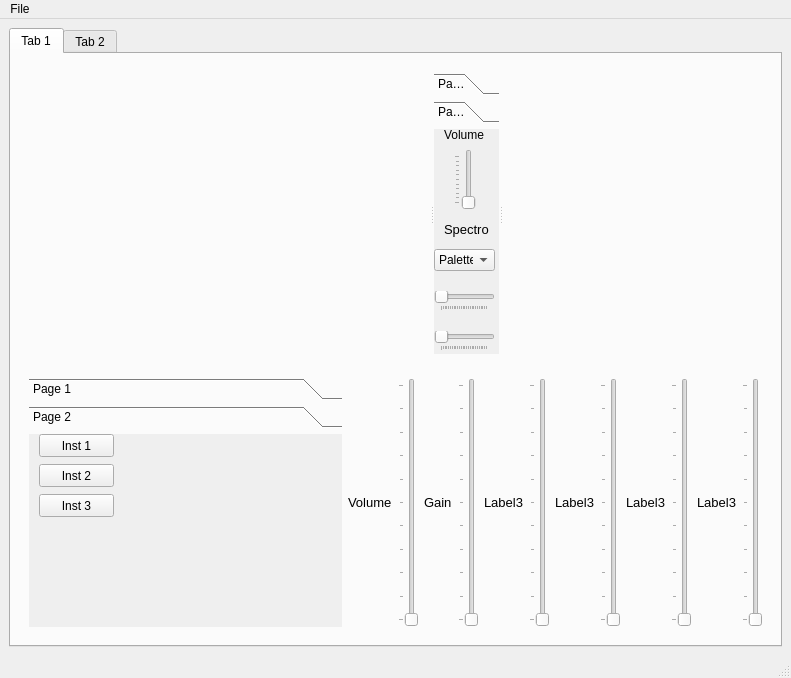
<?xml version="1.0" encoding="UTF-8"?>
<ui version="4.0">
 <class>MainWindow</class>
 <widget class="QMainWindow" name="MainWindow">
  <property name="geometry">
   <rect>
    <x>0</x>
    <y>0</y>
    <width>791</width>
    <height>678</height>
   </rect>
  </property>
  <property name="maximumSize">
   <size>
    <width>1024</width>
    <height>700</height>
   </size>
  </property>
  <property name="windowTitle">
   <string>MainWindow</string>
  </property>
  <widget class="QWidget" name="centralwidget">
   <layout class="QGridLayout" name="gridLayout">
    <item row="0" column="0">
     <widget class="QTabWidget" name="tabWidget">
      <property name="currentIndex">
       <number>0</number>
      </property>
      <widget class="QWidget" name="tab_5">
       <attribute name="title">
        <string>Tab 1</string>
       </attribute>
       <layout class="QGridLayout" name="gridLayout_2">
        <item row="0" column="0">
         <layout class="QVBoxLayout" name="verticalLayout">
          <item>
           <widget class="QWidget" name="widget_3" native="true">
            <property name="minimumSize">
             <size>
              <width>0</width>
              <height>300</height>
             </size>
            </property>
            <widget class="QSplitter" name="splitter">
             <property name="geometry">
              <rect>
               <x>10</x>
               <y>10</y>
               <width>721</width>
               <height>281</height>
              </rect>
             </property>
             <property name="orientation">
              <enum>Qt::Horizontal</enum>
             </property>
             <widget class="QWidget" name="MainGraph" native="true">
              <property name="enabled">
               <bool>true</bool>
              </property>
              <property name="minimumSize">
               <size>
                <width>400</width>
                <height>0</height>
               </size>
              </property>
             </widget>
             <widget class="QWidget" name="MainSpectroControls_3" native="true">
              <property name="minimumSize">
               <size>
                <width>60</width>
                <height>0</height>
               </size>
              </property>
              <property name="maximumSize">
               <size>
                <width>65</width>
                <height>16777215</height>
               </size>
              </property>
              <widget class="QToolBox" name="MainControl">
               <property name="geometry">
                <rect>
                 <x>0</x>
                 <y>0</y>
                 <width>69</width>
                 <height>281</height>
                </rect>
               </property>
               <property name="currentIndex">
                <number>1</number>
               </property>
               <widget class="QWidget" name="page_13">
                <property name="geometry">
                 <rect>
                  <x>0</x>
                  <y>0</y>
                  <width>69</width>
                  <height>219</height>
                 </rect>
                </property>
                <attribute name="label">
                 <string>Page 1</string>
                </attribute>
                <widget class="QPushButton" name="SpectroButton">
                 <property name="geometry">
                  <rect>
                   <x>0</x>
                   <y>20</y>
                   <width>61</width>
                   <height>23</height>
                  </rect>
                 </property>
                 <property name="text">
                  <string>Spectro</string>
                 </property>
                </widget>
                <widget class="QPushButton" name="PlayButton">
                 <property name="geometry">
                  <rect>
                   <x>0</x>
                   <y>60</y>
                   <width>61</width>
                   <height>23</height>
                  </rect>
                 </property>
                 <property name="text">
                  <string>Play</string>
                 </property>
                </widget>
                <widget class="QPushButton" name="OpenFileButton">
                 <property name="geometry">
                  <rect>
                   <x>0</x>
                   <y>0</y>
                   <width>61</width>
                   <height>23</height>
                  </rect>
                 </property>
                 <property name="styleSheet">
                  <string notr="true">radius:&quot;3&quot;;</string>
                 </property>
                 <property name="text">
                  <string>Open File</string>
                 </property>
                </widget>
                <widget class="QPushButton" name="PauseButton">
                 <property name="geometry">
                  <rect>
                   <x>0</x>
                   <y>80</y>
                   <width>61</width>
                   <height>23</height>
                  </rect>
                 </property>
                 <property name="text">
                  <string>Stop</string>
                 </property>
                </widget>
                <widget class="QPushButton" name="FasterButton">
                 <property name="geometry">
                  <rect>
                   <x>0</x>
                   <y>140</y>
                   <width>61</width>
                   <height>23</height>
                  </rect>
                 </property>
                 <property name="text">
                  <string>Faster</string>
                 </property>
                </widget>
                <widget class="QPushButton" name="SlowerButton">
                 <property name="geometry">
                  <rect>
                   <x>0</x>
                   <y>120</y>
                   <width>61</width>
                   <height>23</height>
                  </rect>
                 </property>
                 <property name="text">
                  <string>Slower</string>
                 </property>
                </widget>
                <widget class="QPushButton" name="ZoomInButton">
                 <property name="geometry">
                  <rect>
                   <x>0</x>
                   <y>180</y>
                   <width>61</width>
                   <height>23</height>
                  </rect>
                 </property>
                 <property name="text">
                  <string>Zoom in</string>
                 </property>
                </widget>
                <widget class="QPushButton" name="ZoomOutButton">
                 <property name="geometry">
                  <rect>
                   <x>0</x>
                   <y>200</y>
                   <width>61</width>
                   <height>23</height>
                  </rect>
                 </property>
                 <property name="text">
                  <string>Zoom out</string>
                 </property>
                </widget>
               </widget>
               <widget class="QWidget" name="page_14">
                <property name="geometry">
                 <rect>
                  <x>0</x>
                  <y>0</y>
                  <width>69</width>
                  <height>219</height>
                 </rect>
                </property>
                <attribute name="label">
                 <string>Page 2</string>
                </attribute>
                <widget class="QSlider" name="AudioVolumeSlider">
                 <property name="geometry">
                  <rect>
                   <x>20</x>
                   <y>20</y>
                   <width>22</width>
                   <height>61</height>
                  </rect>
                 </property>
                 <property name="maximum">
                  <number>10</number>
                 </property>
                 <property name="orientation">
                  <enum>Qt::Vertical</enum>
                 </property>
                 <property name="tickPosition">
                  <enum>QSlider::TicksAbove</enum>
                 </property>
                 <property name="tickInterval">
                  <number>1</number>
                 </property>
                </widget>
                <widget class="QLabel" name="MainVolumeLabel_3">
                 <property name="geometry">
                  <rect>
                   <x>10</x>
                   <y>-10</y>
                   <width>51</width>
                   <height>31</height>
                  </rect>
                 </property>
                 <property name="font">
                  <font>
                   <pointsize>9</pointsize>
                  </font>
                 </property>
                 <property name="text">
                  <string>Volume</string>
                 </property>
                </widget>
                <widget class="QLabel" name="SpectroLabel_3">
                 <property name="geometry">
                  <rect>
                   <x>10</x>
                   <y>90</y>
                   <width>47</width>
                   <height>21</height>
                  </rect>
                 </property>
                 <property name="font">
                  <font>
                   <pointsize>10</pointsize>
                  </font>
                 </property>
                 <property name="text">
                  <string>Spectro</string>
                 </property>
                </widget>
                <widget class="QComboBox" name="PaletteComboBox">
                 <property name="geometry">
                  <rect>
                   <x>0</x>
                   <y>120</y>
                   <width>61</width>
                   <height>22</height>
                  </rect>
                 </property>
                 <item>
                  <property name="text">
                   <string>Palettes</string>
                  </property>
                 </item>
                </widget>
                <widget class="QSlider" name="Spec_minSLider">
                 <property name="geometry">
                  <rect>
                   <x>0</x>
                   <y>162</y>
                   <width>61</width>
                   <height>20</height>
                  </rect>
                 </property>
                 <property name="maximum">
                  <number>255</number>
                 </property>
                 <property name="orientation">
                  <enum>Qt::Horizontal</enum>
                 </property>
                 <property name="tickPosition">
                  <enum>QSlider::TicksBelow</enum>
                 </property>
                </widget>
                <widget class="QSlider" name="Spec_MaxSlider">
                 <property name="geometry">
                  <rect>
                   <x>0</x>
                   <y>202</y>
                   <width>61</width>
                   <height>20</height>
                  </rect>
                 </property>
                 <property name="maximum">
                  <number>255</number>
                 </property>
                 <property name="tracking">
                  <bool>true</bool>
                 </property>
                 <property name="orientation">
                  <enum>Qt::Horizontal</enum>
                 </property>
                 <property name="tickPosition">
                  <enum>QSlider::TicksBelow</enum>
                 </property>
                </widget>
               </widget>
              </widget>
             </widget>
             <widget class="QWidget" name="SpectroChannel" native="true">
              <property name="sizePolicy">
               <sizepolicy hsizetype="Preferred" vsizetype="Preferred">
                <horstretch>230</horstretch>
                <verstretch>0</verstretch>
               </sizepolicy>
              </property>
              <property name="minimumSize">
               <size>
                <width>0</width>
                <height>0</height>
               </size>
              </property>
             </widget>
            </widget>
           </widget>
          </item>
          <item>
           <widget class="QWidget" name="Equalizer_5" native="true">
            <layout class="QHBoxLayout" name="horizontalLayout_5">
             <item>
              <widget class="QToolBox" name="EqualizerControl">
               <property name="currentIndex">
                <number>1</number>
               </property>
               <widget class="QWidget" name="ImageDisplay">
                <property name="geometry">
                 <rect>
                  <x>0</x>
                  <y>0</y>
                  <width>191</width>
                  <height>161</height>
                 </rect>
                </property>
                <attribute name="label">
                 <string>Page 1</string>
                </attribute>
                <widget class="QLabel" name="ImageOFInstHolder">
                 <property name="geometry">
                  <rect>
                   <x>6</x>
                   <y>2</y>
                   <width>81</width>
                   <height>111</height>
                  </rect>
                 </property>
                 <property name="text">
                  <string>Image of Instr.</string>
                 </property>
                </widget>
               </widget>
               <widget class="QWidget" name="page_22">
                <property name="geometry">
                 <rect>
                  <x>0</x>
                  <y>0</y>
                  <width>191</width>
                  <height>161</height>
                 </rect>
                </property>
                <attribute name="label">
                 <string>Page 2</string>
                </attribute>
                <widget class="QPushButton" name="Instrument1">
                 <property name="geometry">
                  <rect>
                   <x>10</x>
                   <y>0</y>
                   <width>75</width>
                   <height>23</height>
                  </rect>
                 </property>
                 <property name="text">
                  <string>Inst 1</string>
                 </property>
                </widget>
                <widget class="QPushButton" name="Instrument2">
                 <property name="geometry">
                  <rect>
                   <x>10</x>
                   <y>30</y>
                   <width>75</width>
                   <height>23</height>
                  </rect>
                 </property>
                 <property name="text">
                  <string>Inst 2</string>
                 </property>
                </widget>
                <widget class="QPushButton" name="Instrument3">
                 <property name="geometry">
                  <rect>
                   <x>10</x>
                   <y>60</y>
                   <width>75</width>
                   <height>23</height>
                  </rect>
                 </property>
                 <property name="text">
                  <string>Inst 3</string>
                 </property>
                </widget>
               </widget>
              </widget>
             </item>
             <item>
              <widget class="QLabel" name="VolumeLabel_19">
               <property name="font">
                <font>
                 <pointsize>10</pointsize>
                </font>
               </property>
               <property name="text">
                <string>Volume</string>
               </property>
              </widget>
             </item>
             <item>
              <widget class="QSlider" name="EqualizerVolume">
               <property name="maximum">
                <number>10</number>
               </property>
               <property name="orientation">
                <enum>Qt::Vertical</enum>
               </property>
               <property name="tickPosition">
                <enum>QSlider::TicksAbove</enum>
               </property>
              </widget>
             </item>
             <item>
              <widget class="QLabel" name="VolumeLabel_20">
               <property name="font">
                <font>
                 <pointsize>10</pointsize>
                </font>
               </property>
               <property name="text">
                <string>Gain</string>
               </property>
              </widget>
             </item>
             <item>
              <widget class="QSlider" name="EqualizerGain">
               <property name="maximum">
                <number>10</number>
               </property>
               <property name="orientation">
                <enum>Qt::Vertical</enum>
               </property>
               <property name="tickPosition">
                <enum>QSlider::TicksAbove</enum>
               </property>
              </widget>
             </item>
             <item>
              <widget class="QLabel" name="VolumeLabel_21">
               <property name="font">
                <font>
                 <pointsize>10</pointsize>
                </font>
               </property>
               <property name="text">
                <string>Label3</string>
               </property>
              </widget>
             </item>
             <item>
              <widget class="QSlider" name="verticalSlider_24">
               <property name="maximum">
                <number>10</number>
               </property>
               <property name="orientation">
                <enum>Qt::Vertical</enum>
               </property>
               <property name="tickPosition">
                <enum>QSlider::TicksAbove</enum>
               </property>
              </widget>
             </item>
             <item>
              <widget class="QLabel" name="VolumeLabel_25">
               <property name="font">
                <font>
                 <pointsize>10</pointsize>
                </font>
               </property>
               <property name="text">
                <string>Label3</string>
               </property>
              </widget>
             </item>
             <item>
              <widget class="QSlider" name="verticalSlider_25">
               <property name="maximum">
                <number>10</number>
               </property>
               <property name="orientation">
                <enum>Qt::Vertical</enum>
               </property>
               <property name="tickPosition">
                <enum>QSlider::TicksAbove</enum>
               </property>
              </widget>
             </item>
             <item>
              <widget class="QLabel" name="VolumeLabel_26">
               <property name="font">
                <font>
                 <pointsize>10</pointsize>
                </font>
               </property>
               <property name="text">
                <string>Label3</string>
               </property>
              </widget>
             </item>
             <item>
              <widget class="QSlider" name="verticalSlider_26">
               <property name="maximum">
                <number>10</number>
               </property>
               <property name="orientation">
                <enum>Qt::Vertical</enum>
               </property>
               <property name="tickPosition">
                <enum>QSlider::TicksAbove</enum>
               </property>
              </widget>
             </item>
             <item>
              <widget class="QLabel" name="VolumeLabel_27">
               <property name="font">
                <font>
                 <pointsize>10</pointsize>
                </font>
               </property>
               <property name="text">
                <string>Label3</string>
               </property>
              </widget>
             </item>
             <item>
              <widget class="QSlider" name="verticalSlider_27">
               <property name="maximum">
                <number>10</number>
               </property>
               <property name="orientation">
                <enum>Qt::Vertical</enum>
               </property>
               <property name="tickPosition">
                <enum>QSlider::TicksAbove</enum>
               </property>
              </widget>
             </item>
            </layout>
           </widget>
          </item>
         </layout>
        </item>
       </layout>
      </widget>
      <widget class="QWidget" name="tab_6">
       <attribute name="title">
        <string>Tab 2</string>
       </attribute>
       <layout class="QHBoxLayout" name="horizontalLayout">
        <item>
         <widget class="QStackedWidget" name="stackedWidget">
          <property name="currentIndex">
           <number>0</number>
          </property>
          <widget class="QWidget" name="page_19">
           <layout class="QHBoxLayout" name="horizontalLayout_3">
            <item>
             <layout class="QHBoxLayout" name="horizontalLayout_2">
              <item>
               <widget class="QPushButton" name="xylophone">
                <property name="sizePolicy">
                 <sizepolicy hsizetype="Preferred" vsizetype="Preferred">
                  <horstretch>0</horstretch>
                  <verstretch>0</verstretch>
                 </sizepolicy>
                </property>
                <property name="maximumSize">
                 <size>
                  <width>16777215</width>
                  <height>200</height>
                 </size>
                </property>
                <property name="styleSheet">
                 <string notr="true">#xylophone {
border-image: url(F:/SBME 3/dsp/Task3_DSP/xylophone.PNG) 1 5 1 5 ;
}</string>
                </property>
                <property name="text">
                 <string/>
                </property>
               </widget>
              </item>
              <item>
               <widget class="QPushButton" name="piano">
                <property name="sizePolicy">
                 <sizepolicy hsizetype="Preferred" vsizetype="Preferred">
                  <horstretch>0</horstretch>
                  <verstretch>0</verstretch>
                 </sizepolicy>
                </property>
                <property name="maximumSize">
                 <size>
                  <width>16777215</width>
                  <height>200</height>
                 </size>
                </property>
                <property name="styleSheet">
                 <string notr="true">#piano {
border-image: url(F:/SBME 3/dsp/Task3_DSP/piano.PNG) 1 5 1 5 ;
}</string>
                </property>
                <property name="text">
                 <string/>
                </property>
               </widget>
              </item>
              <item>
               <widget class="QPushButton" name="bangos">
                <property name="sizePolicy">
                 <sizepolicy hsizetype="Preferred" vsizetype="Preferred">
                  <horstretch>0</horstretch>
                  <verstretch>0</verstretch>
                 </sizepolicy>
                </property>
                <property name="maximumSize">
                 <size>
                  <width>16777215</width>
                  <height>200</height>
                 </size>
                </property>
                <property name="autoFillBackground">
                 <bool>false</bool>
                </property>
                <property name="styleSheet">
                 <string notr="true">#bangos {
border-image: url(F:/SBME 3/dsp/Task3_DSP/bongos.PNG) 1 5 1 5 ;
}</string>
                </property>
                <property name="text">
                 <string/>
                </property>
                <property name="autoDefault">
                 <bool>false</bool>
                </property>
                <property name="default">
                 <bool>false</bool>
                </property>
               </widget>
              </item>
             </layout>
            </item>
           </layout>
          </widget>
          <widget class="QWidget" name="page_20">
           <widget class="QPushButton" name="pianoA">
            <property name="geometry">
             <rect>
              <x>200</x>
              <y>230</y>
              <width>61</width>
              <height>161</height>
             </rect>
            </property>
            <property name="styleSheet">
             <string notr="true">background-color: rgb(255, 255, 255);</string>
            </property>
            <property name="text">
             <string>A</string>
            </property>
           </widget>
           <widget class="QPushButton" name="pianoS">
            <property name="geometry">
             <rect>
              <x>260</x>
              <y>230</y>
              <width>61</width>
              <height>161</height>
             </rect>
            </property>
            <property name="styleSheet">
             <string notr="true">background-color: rgb(255, 255, 255);</string>
            </property>
            <property name="text">
             <string>S</string>
            </property>
           </widget>
           <widget class="QPushButton" name="pianoD">
            <property name="geometry">
             <rect>
              <x>320</x>
              <y>230</y>
              <width>61</width>
              <height>161</height>
             </rect>
            </property>
            <property name="styleSheet">
             <string notr="true">background-color: rgb(255, 255, 255);</string>
            </property>
            <property name="text">
             <string>D</string>
            </property>
           </widget>
           <widget class="QPushButton" name="pianoF">
            <property name="geometry">
             <rect>
              <x>380</x>
              <y>230</y>
              <width>61</width>
              <height>161</height>
             </rect>
            </property>
            <property name="styleSheet">
             <string notr="true">background-color: rgb(255, 255, 255);</string>
            </property>
            <property name="text">
             <string>F</string>
            </property>
           </widget>
           <widget class="QPushButton" name="pianoG">
            <property name="geometry">
             <rect>
              <x>440</x>
              <y>230</y>
              <width>61</width>
              <height>161</height>
             </rect>
            </property>
            <property name="styleSheet">
             <string notr="true">background-color: rgb(255, 255, 255);</string>
            </property>
            <property name="text">
             <string>G</string>
            </property>
           </widget>
           <widget class="QPushButton" name="pianoH">
            <property name="geometry">
             <rect>
              <x>500</x>
              <y>230</y>
              <width>61</width>
              <height>161</height>
             </rect>
            </property>
            <property name="styleSheet">
             <string notr="true">background-color: rgb(255, 255, 255);</string>
            </property>
            <property name="text">
             <string>H</string>
            </property>
           </widget>
           <widget class="QPushButton" name="pianoJ">
            <property name="geometry">
             <rect>
              <x>560</x>
              <y>230</y>
              <width>61</width>
              <height>161</height>
             </rect>
            </property>
            <property name="styleSheet">
             <string notr="true">background-color: rgb(255, 255, 255);</string>
            </property>
            <property name="text">
             <string>J</string>
            </property>
           </widget>
           <widget class="QPushButton" name="pianoE">
            <property name="geometry">
             <rect>
              <x>240</x>
              <y>230</y>
              <width>31</width>
              <height>81</height>
             </rect>
            </property>
            <property name="styleSheet">
             <string notr="true">background-color: rgb(0, 0, 0);
color: rgb(255, 255, 255);</string>
            </property>
            <property name="text">
             <string>E</string>
            </property>
            <property name="shortcut">
             <string/>
            </property>
           </widget>
           <widget class="QPushButton" name="pianoR">
            <property name="geometry">
             <rect>
              <x>300</x>
              <y>230</y>
              <width>31</width>
              <height>81</height>
             </rect>
            </property>
            <property name="styleSheet">
             <string notr="true">background-color: rgb(0, 0, 0);
color: rgb(255, 255, 255);</string>
            </property>
            <property name="text">
             <string>R</string>
            </property>
           </widget>
           <widget class="QPushButton" name="pianoT">
            <property name="geometry">
             <rect>
              <x>420</x>
              <y>227</y>
              <width>31</width>
              <height>81</height>
             </rect>
            </property>
            <property name="styleSheet">
             <string notr="true">background-color: rgb(0, 0, 0);
color: rgb(255, 255, 255);</string>
            </property>
            <property name="text">
             <string>T</string>
            </property>
           </widget>
           <widget class="QPushButton" name="pianoY">
            <property name="geometry">
             <rect>
              <x>480</x>
              <y>227</y>
              <width>31</width>
              <height>81</height>
             </rect>
            </property>
            <property name="styleSheet">
             <string notr="true">background-color: rgb(0, 0, 0);
color: rgb(255, 255, 255);</string>
            </property>
            <property name="text">
             <string>Y</string>
            </property>
           </widget>
           <widget class="QPushButton" name="pianoU">
            <property name="geometry">
             <rect>
              <x>540</x>
              <y>230</y>
              <width>31</width>
              <height>81</height>
             </rect>
            </property>
            <property name="styleSheet">
             <string notr="true">background-color: rgb(0, 0, 0);
color: rgb(255, 255, 255);</string>
            </property>
            <property name="text">
             <string>U</string>
            </property>
           </widget>
           <widget class="QPushButton" name="pushButton_3">
            <property name="geometry">
             <rect>
              <x>30</x>
              <y>20</y>
              <width>93</width>
              <height>28</height>
             </rect>
            </property>
            <property name="text">
             <string>back to menu</string>
            </property>
           </widget>
           <widget class="QWidget" name="Pianowidget" native="true">
            <property name="geometry">
             <rect>
              <x>200</x>
              <y>150</y>
              <width>421</width>
              <height>80</height>
             </rect>
            </property>
            <property name="styleSheet">
             <string notr="true">background-color: rgb(0, 0, 0);</string>
            </property>
            <widget class="QLabel" name="Piano_label">
             <property name="geometry">
              <rect>
               <x>20</x>
               <y>10</y>
               <width>241</width>
               <height>41</height>
              </rect>
             </property>
             <property name="font">
              <font>
               <family>Lucida Calligraphy</family>
               <pointsize>20</pointsize>
              </font>
             </property>
             <property name="styleSheet">
              <string notr="true">color: rgb(255, 255, 255);</string>
             </property>
             <property name="text">
              <string>Classic Piano</string>
             </property>
            </widget>
           </widget>
          </widget>
          <widget class="QWidget" name="Bongos">
           <property name="styleSheet">
            <string notr="true">#RightBongo, #RightBongo_2 {
	border-radius: 150px;
}</string>
           </property>
           <widget class="QPushButton" name="MenuBongo">
            <property name="geometry">
             <rect>
              <x>30</x>
              <y>20</y>
              <width>93</width>
              <height>28</height>
             </rect>
            </property>
            <property name="text">
             <string>back to menu</string>
            </property>
           </widget>
           <widget class="QPushButton" name="RightBongo">
            <property name="geometry">
             <rect>
              <x>410</x>
              <y>130</y>
              <width>300</width>
              <height>300</height>
             </rect>
            </property>
            <property name="styleSheet">
             <string notr="true">background-color: rgb(250, 249, 246);</string>
            </property>
            <property name="text">
             <string>W</string>
            </property>
           </widget>
           <widget class="QWidget" name="widget" native="true">
            <property name="geometry">
             <rect>
              <x>350</x>
              <y>260</y>
              <width>61</width>
              <height>51</height>
             </rect>
            </property>
            <property name="styleSheet">
             <string notr="true">background-color: rgb(211, 141, 0);</string>
            </property>
           </widget>
           <widget class="QPushButton" name="LeftBongo">
            <property name="geometry">
             <rect>
              <x>50</x>
              <y>130</y>
              <width>300</width>
              <height>300</height>
             </rect>
            </property>
            <property name="styleSheet">
             <string notr="true">#LeftBongo {
border-radius: 150px;
	background-color: rgb(250, 249, 246);
}</string>
            </property>
            <property name="text">
             <string>Q</string>
            </property>
           </widget>
          </widget>
          <widget class="QWidget" name="page_24">
           <widget class="QPushButton" name="pushButton_5">
            <property name="geometry">
             <rect>
              <x>10</x>
              <y>10</y>
              <width>93</width>
              <height>28</height>
             </rect>
            </property>
            <property name="text">
             <string>back to menu</string>
            </property>
           </widget>
           <widget class="QWidget" name="lineXylo" native="true">
            <property name="geometry">
             <rect>
              <x>30</x>
              <y>120</y>
              <width>50</width>
              <height>261</height>
             </rect>
            </property>
            <property name="styleSheet">
             <string notr="true">background-color: rgb(255, 139, 93);
background-color: rgb(189, 137, 84);</string>
            </property>
           </widget>
           <widget class="QWidget" name="lineXylo2" native="true">
            <property name="geometry">
             <rect>
              <x>620</x>
              <y>150</y>
              <width>50</width>
              <height>221</height>
             </rect>
            </property>
            <property name="styleSheet">
             <string notr="true">background-color: rgb(255, 139, 93);
background-color: rgb(189, 137, 84);</string>
            </property>
           </widget>
           <widget class="QWidget" name="lineXylo3" native="true">
            <property name="geometry">
             <rect>
              <x>80</x>
              <y>190</y>
              <width>541</width>
              <height>41</height>
             </rect>
            </property>
            <property name="styleSheet">
             <string notr="true">background-color: rgb(255, 139, 93);
background-color: rgb(189, 137, 84);</string>
            </property>
           </widget>
           <widget class="QWidget" name="lineXylo4" native="true">
            <property name="geometry">
             <rect>
              <x>80</x>
              <y>290</y>
              <width>541</width>
              <height>41</height>
             </rect>
            </property>
            <property name="styleSheet">
             <string notr="true">background-color: rgb(255, 139, 93);
background-color: rgb(189, 137, 84);</string>
            </property>
           </widget>
           <widget class="QPushButton" name="xyloX">
            <property name="geometry">
             <rect>
              <x>190</x>
              <y>110</y>
              <width>41</width>
              <height>311</height>
             </rect>
            </property>
            <property name="styleSheet">
             <string notr="true">background-color: rgb(255, 170, 0);</string>
            </property>
            <property name="text">
             <string>X</string>
            </property>
           </widget>
           <widget class="QPushButton" name="xyloZ">
            <property name="geometry">
             <rect>
              <x>140</x>
              <y>90</y>
              <width>41</width>
              <height>331</height>
             </rect>
            </property>
            <property name="styleSheet">
             <string notr="true">background-color: rgb(255, 0, 0);</string>
            </property>
            <property name="text">
             <string>Z</string>
            </property>
           </widget>
           <widget class="QPushButton" name="xyloC">
            <property name="geometry">
             <rect>
              <x>240</x>
              <y>120</y>
              <width>41</width>
              <height>281</height>
             </rect>
            </property>
            <property name="styleSheet">
             <string notr="true">background-color: rgb(255, 255, 127);</string>
            </property>
            <property name="text">
             <string>C</string>
            </property>
           </widget>
           <widget class="QPushButton" name="xyloV">
            <property name="geometry">
             <rect>
              <x>290</x>
              <y>140</y>
              <width>41</width>
              <height>241</height>
             </rect>
            </property>
            <property name="styleSheet">
             <string notr="true">background-color: rgb(85, 170, 127);
background-color: rgb(85, 255, 0);</string>
            </property>
            <property name="text">
             <string>V</string>
            </property>
           </widget>
           <widget class="QPushButton" name="xyloB">
            <property name="geometry">
             <rect>
              <x>340</x>
              <y>150</y>
              <width>41</width>
              <height>221</height>
             </rect>
            </property>
            <property name="styleSheet">
             <string notr="true">background-color: rgb(85, 170, 255);</string>
            </property>
            <property name="text">
             <string>B</string>
            </property>
           </widget>
           <widget class="QPushButton" name="xyloN">
            <property name="geometry">
             <rect>
              <x>390</x>
              <y>160</y>
              <width>41</width>
              <height>201</height>
             </rect>
            </property>
            <property name="styleSheet">
             <string notr="true">background-color: rgb(85, 85, 255);</string>
            </property>
            <property name="text">
             <string>N</string>
            </property>
           </widget>
           <widget class="QPushButton" name="xyloM">
            <property name="geometry">
             <rect>
              <x>440</x>
              <y>170</y>
              <width>41</width>
              <height>181</height>
             </rect>
            </property>
            <property name="styleSheet">
             <string notr="true">background-color: rgb(170, 85, 255);</string>
            </property>
            <property name="text">
             <string>M</string>
            </property>
           </widget>
           <widget class="QPushButton" name="xylo1">
            <property name="geometry">
             <rect>
              <x>490</x>
              <y>180</y>
              <width>41</width>
              <height>161</height>
             </rect>
            </property>
            <property name="styleSheet">
             <string notr="true">background-color: rgb(255, 0, 0);</string>
            </property>
            <property name="text">
             <string>,</string>
            </property>
           </widget>
          </widget>
         </widget>
        </item>
       </layout>
      </widget>
     </widget>
    </item>
   </layout>
  </widget>
  <widget class="QMenuBar" name="menubar">
   <property name="geometry">
    <rect>
     <x>0</x>
     <y>0</y>
     <width>791</width>
     <height>26</height>
    </rect>
   </property>
   <widget class="QMenu" name="menuFile">
    <property name="title">
     <string>File</string>
    </property>
    <addaction name="actionExit"/>
   </widget>
   <addaction name="menuFile"/>
  </widget>
  <widget class="QStatusBar" name="statusbar"/>
  <action name="actionExit">
   <property name="text">
    <string>Exit</string>
   </property>
   <property name="shortcut">
    <string>Ctrl+S</string>
   </property>
  </action>
 </widget>
 <resources>
  <include location="../task3mywork/test.qrc"/>
 </resources>
 <connections/>
</ui>
